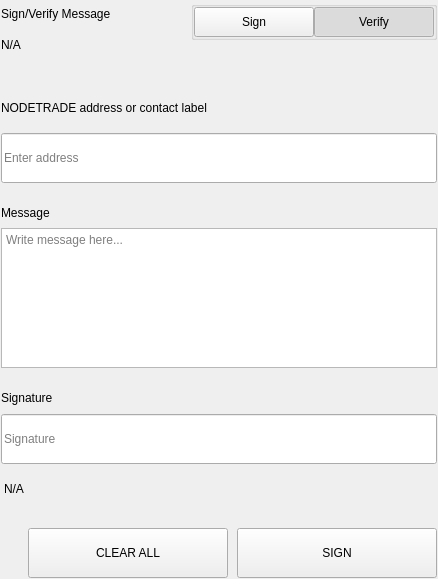
<?xml version="1.0" encoding="UTF-8"?>
<ui version="4.0">
 <class>SettingsSignMessageWidgets</class>
 <widget class="QWidget" name="SettingsSignMessageWidgets">
  <property name="geometry">
   <rect>
    <x>0</x>
    <y>0</y>
    <width>438</width>
    <height>579</height>
   </rect>
  </property>
  <property name="windowTitle">
   <string notr="true">N/A</string>
  </property>
  <layout class="QVBoxLayout" name="verticalLayout">
   <property name="spacing">
    <number>0</number>
   </property>
   <property name="leftMargin">
    <number>0</number>
   </property>
   <property name="topMargin">
    <number>0</number>
   </property>
   <property name="rightMargin">
    <number>0</number>
   </property>
   <property name="bottomMargin">
    <number>0</number>
   </property>
   <item>
    <widget class="QWidget" name="left" native="true">
     <layout class="QVBoxLayout" name="verticalLayout_3">
      <property name="leftMargin">
       <number>0</number>
      </property>
      <property name="topMargin">
       <number>0</number>
      </property>
      <property name="rightMargin">
       <number>0</number>
      </property>
      <property name="bottomMargin">
       <number>0</number>
      </property>
      <item>
       <widget class="QWidget" name="container_sign" native="true">
        <layout class="QVBoxLayout" name="verticalLayout_2">
         <property name="spacing">
          <number>0</number>
         </property>
         <property name="leftMargin">
          <number>1</number>
         </property>
         <property name="topMargin">
          <number>1</number>
         </property>
         <property name="rightMargin">
          <number>1</number>
         </property>
         <property name="bottomMargin">
          <number>1</number>
         </property>
         <item>
          <layout class="QHBoxLayout" name="horizontalLayout_3" stretch="3,1">
           <property name="spacing">
            <number>40</number>
           </property>
           <item>
            <layout class="QVBoxLayout" name="verticalLayoutTitle">
             <property name="spacing">
              <number>5</number>
             </property>
             <item>
              <widget class="QLabel" name="labelTitle">
               <property name="text">
                <string>Sign/Verify Message</string>
               </property>
              </widget>
             </item>
             <item>
              <widget class="QLabel" name="labelSubtitle1">
               <property name="text">
                <string notr="true">N/A</string>
               </property>
               <property name="wordWrap">
                <bool>true</bool>
               </property>
              </widget>
             </item>
            </layout>
           </item>
           <item alignment="Qt::AlignRight|Qt::AlignTop">
            <widget class="QWidget" name="containerSwitch" native="true">
             <property name="styleSheet">
              <string notr="true">#containerSwitch{
	padding-top:9px;
}</string>
             </property>
             <layout class="QVBoxLayout" name="verticalLayout_6">
              <property name="spacing">
               <number>4</number>
              </property>
              <property name="leftMargin">
               <number>0</number>
              </property>
              <property name="topMargin">
               <number>0</number>
              </property>
              <property name="rightMargin">
               <number>0</number>
              </property>
              <property name="bottomMargin">
               <number>0</number>
              </property>
              <item alignment="Qt::AlignRight">
               <widget class="QGroupBox" name="groupBox">
                <property name="sizePolicy">
                 <sizepolicy hsizetype="Fixed" vsizetype="Preferred">
                  <horstretch>0</horstretch>
                  <verstretch>0</verstretch>
                 </sizepolicy>
                </property>
                <property name="title">
                 <string/>
                </property>
                <property name="alignment">
                 <set>Qt::AlignRight|Qt::AlignTop|Qt::AlignTrailing</set>
                </property>
                <layout class="QHBoxLayout" name="horizontalLayout_4">
                 <property name="spacing">
                  <number>0</number>
                 </property>
                 <property name="leftMargin">
                  <number>0</number>
                 </property>
                 <property name="topMargin">
                  <number>0</number>
                 </property>
                 <property name="rightMargin">
                  <number>0</number>
                 </property>
                 <property name="bottomMargin">
                  <number>0</number>
                 </property>
                 <item>
                  <widget class="QPushButton" name="pushSign">
                   <property name="minimumSize">
                    <size>
                     <width>120</width>
                     <height>30</height>
                    </size>
                   </property>
                   <property name="maximumSize">
                    <size>
                     <width>120</width>
                     <height>30</height>
                    </size>
                   </property>
                   <property name="focusPolicy">
                    <enum>Qt::NoFocus</enum>
                   </property>
                   <property name="text">
                    <string>Sign</string>
                   </property>
                   <property name="checkable">
                    <bool>true</bool>
                   </property>
                   <property name="autoExclusive">
                    <bool>true</bool>
                   </property>
                  </widget>
                 </item>
                 <item>
                  <widget class="QPushButton" name="pushVerify">
                   <property name="minimumSize">
                    <size>
                     <width>120</width>
                     <height>30</height>
                    </size>
                   </property>
                   <property name="maximumSize">
                    <size>
                     <width>120</width>
                     <height>30</height>
                    </size>
                   </property>
                   <property name="focusPolicy">
                    <enum>Qt::NoFocus</enum>
                   </property>
                   <property name="text">
                    <string>Verify</string>
                   </property>
                   <property name="checkable">
                    <bool>true</bool>
                   </property>
                   <property name="checked">
                    <bool>true</bool>
                   </property>
                   <property name="autoExclusive">
                    <bool>true</bool>
                   </property>
                  </widget>
                 </item>
                </layout>
               </widget>
              </item>
              <item alignment="Qt::AlignHCenter|Qt::AlignTop">
               <widget class="QLabel" name="labelSubtitleSwitch">
                <property name="text">
                 <string/>
                </property>
                <property name="alignment">
                 <set>Qt::AlignRight|Qt::AlignTrailing|Qt::AlignVCenter</set>
                </property>
               </widget>
              </item>
             </layout>
            </widget>
           </item>
          </layout>
         </item>
         <item>
          <spacer name="verticalSpacer_2">
           <property name="orientation">
            <enum>Qt::Vertical</enum>
           </property>
           <property name="sizeType">
            <enum>QSizePolicy::Fixed</enum>
           </property>
           <property name="sizeHint" stdset="0">
            <size>
             <width>20</width>
             <height>40</height>
            </size>
           </property>
          </spacer>
         </item>
         <item>
          <widget class="QWidget" name="containerAddress" native="true">
           <property name="sizePolicy">
            <sizepolicy hsizetype="Preferred" vsizetype="Fixed">
             <horstretch>0</horstretch>
             <verstretch>0</verstretch>
            </sizepolicy>
           </property>
           <layout class="QVBoxLayout" name="verticalLayout_5" stretch="0,0">
            <property name="spacing">
             <number>15</number>
            </property>
            <property name="leftMargin">
             <number>0</number>
            </property>
            <property name="topMargin">
             <number>0</number>
            </property>
            <property name="rightMargin">
             <number>0</number>
            </property>
            <property name="bottomMargin">
             <number>0</number>
            </property>
            <item>
             <widget class="QLabel" name="labelSubtitleAddress">
              <property name="minimumSize">
               <size>
                <width>0</width>
                <height>20</height>
               </size>
              </property>
              <property name="maximumSize">
               <size>
                <width>16777215</width>
                <height>20</height>
               </size>
              </property>
              <property name="text">
               <string>NODETRADE address or contact label</string>
              </property>
             </widget>
            </item>
            <item>
             <widget class="QLineEdit" name="addressIn_SM">
              <property name="minimumSize">
               <size>
                <width>0</width>
                <height>50</height>
               </size>
              </property>
              <property name="maximumSize">
               <size>
                <width>16777215</width>
                <height>50</height>
               </size>
              </property>
              <property name="placeholderText">
               <string>Enter address</string>
              </property>
             </widget>
            </item>
           </layout>
          </widget>
         </item>
         <item>
          <spacer name="verticalSpacer_3">
           <property name="orientation">
            <enum>Qt::Vertical</enum>
           </property>
           <property name="sizeType">
            <enum>QSizePolicy::Fixed</enum>
           </property>
           <property name="sizeHint" stdset="0">
            <size>
             <width>20</width>
             <height>20</height>
            </size>
           </property>
          </spacer>
         </item>
         <item>
          <layout class="QVBoxLayout" name="verticalLayout_9">
           <property name="spacing">
            <number>5</number>
           </property>
           <item>
            <widget class="QLabel" name="labelSubtitleMessage">
             <property name="minimumSize">
              <size>
               <width>0</width>
               <height>20</height>
              </size>
             </property>
             <property name="maximumSize">
              <size>
               <width>16777215</width>
               <height>20</height>
              </size>
             </property>
             <property name="text">
              <string>Message</string>
             </property>
            </widget>
           </item>
           <item>
            <widget class="QPlainTextEdit" name="messageIn_SM">
             <property name="minimumSize">
              <size>
               <width>0</width>
               <height>140</height>
              </size>
             </property>
             <property name="maximumSize">
              <size>
               <width>16777215</width>
               <height>140</height>
              </size>
             </property>
             <property name="placeholderText">
              <string>Write message here...</string>
             </property>
            </widget>
           </item>
          </layout>
         </item>
         <item>
          <spacer name="verticalSpacer_4">
           <property name="orientation">
            <enum>Qt::Vertical</enum>
           </property>
           <property name="sizeType">
            <enum>QSizePolicy::Fixed</enum>
           </property>
           <property name="sizeHint" stdset="0">
            <size>
             <width>20</width>
             <height>20</height>
            </size>
           </property>
          </spacer>
         </item>
         <item>
          <widget class="QWidget" name="widget" native="true">
           <property name="minimumSize">
            <size>
             <width>0</width>
             <height>75</height>
            </size>
           </property>
           <property name="maximumSize">
            <size>
             <width>16777215</width>
             <height>16777215</height>
            </size>
           </property>
           <layout class="QVBoxLayout" name="verticalLayout_4">
            <property name="leftMargin">
             <number>0</number>
            </property>
            <property name="topMargin">
             <number>0</number>
            </property>
            <property name="rightMargin">
             <number>0</number>
            </property>
            <property name="bottomMargin">
             <number>0</number>
            </property>
            <item>
             <widget class="QLabel" name="labelSubtitleSignature">
              <property name="minimumSize">
               <size>
                <width>0</width>
                <height>20</height>
               </size>
              </property>
              <property name="maximumSize">
               <size>
                <width>16777215</width>
                <height>20</height>
               </size>
              </property>
              <property name="text">
               <string>Signature</string>
              </property>
             </widget>
            </item>
            <item>
             <widget class="QLineEdit" name="signatureOut_SM">
              <property name="minimumSize">
               <size>
                <width>0</width>
                <height>50</height>
               </size>
              </property>
              <property name="placeholderText">
               <string>Signature</string>
              </property>
             </widget>
            </item>
           </layout>
          </widget>
         </item>
         <item>
          <widget class="QLabel" name="statusLabel_SM">
           <property name="styleSheet">
            <string notr="true">padding-top:5px;</string>
           </property>
           <property name="text">
            <string notr="true">N/A</string>
           </property>
          </widget>
         </item>
         <item>
          <spacer name="verticalSpacer">
           <property name="orientation">
            <enum>Qt::Vertical</enum>
           </property>
           <property name="sizeType">
            <enum>QSizePolicy::Fixed</enum>
           </property>
           <property name="sizeHint" stdset="0">
            <size>
             <width>20</width>
             <height>20</height>
            </size>
           </property>
          </spacer>
         </item>
         <item>
          <layout class="QHBoxLayout" name="horizontalLayout_7">
           <property name="spacing">
            <number>9</number>
           </property>
           <item>
            <spacer name="horizontalSpacer_5">
             <property name="orientation">
              <enum>Qt::Horizontal</enum>
             </property>
             <property name="sizeType">
              <enum>QSizePolicy::Expanding</enum>
             </property>
             <property name="sizeHint" stdset="0">
              <size>
               <width>40</width>
               <height>20</height>
              </size>
             </property>
            </spacer>
           </item>
           <item>
            <widget class="QPushButton" name="pushButtonClear">
             <property name="minimumSize">
              <size>
               <width>200</width>
               <height>50</height>
              </size>
             </property>
             <property name="focusPolicy">
              <enum>Qt::NoFocus</enum>
             </property>
             <property name="text">
              <string>CLEAR ALL</string>
             </property>
            </widget>
           </item>
           <item>
            <widget class="QPushButton" name="pushButtonSave">
             <property name="minimumSize">
              <size>
               <width>200</width>
               <height>50</height>
              </size>
             </property>
             <property name="maximumSize">
              <size>
               <width>200</width>
               <height>50</height>
              </size>
             </property>
             <property name="focusPolicy">
              <enum>Qt::NoFocus</enum>
             </property>
             <property name="text">
              <string>SIGN</string>
             </property>
            </widget>
           </item>
          </layout>
         </item>
        </layout>
       </widget>
      </item>
     </layout>
    </widget>
   </item>
  </layout>
 </widget>
 <resources/>
 <connections/>
</ui>
